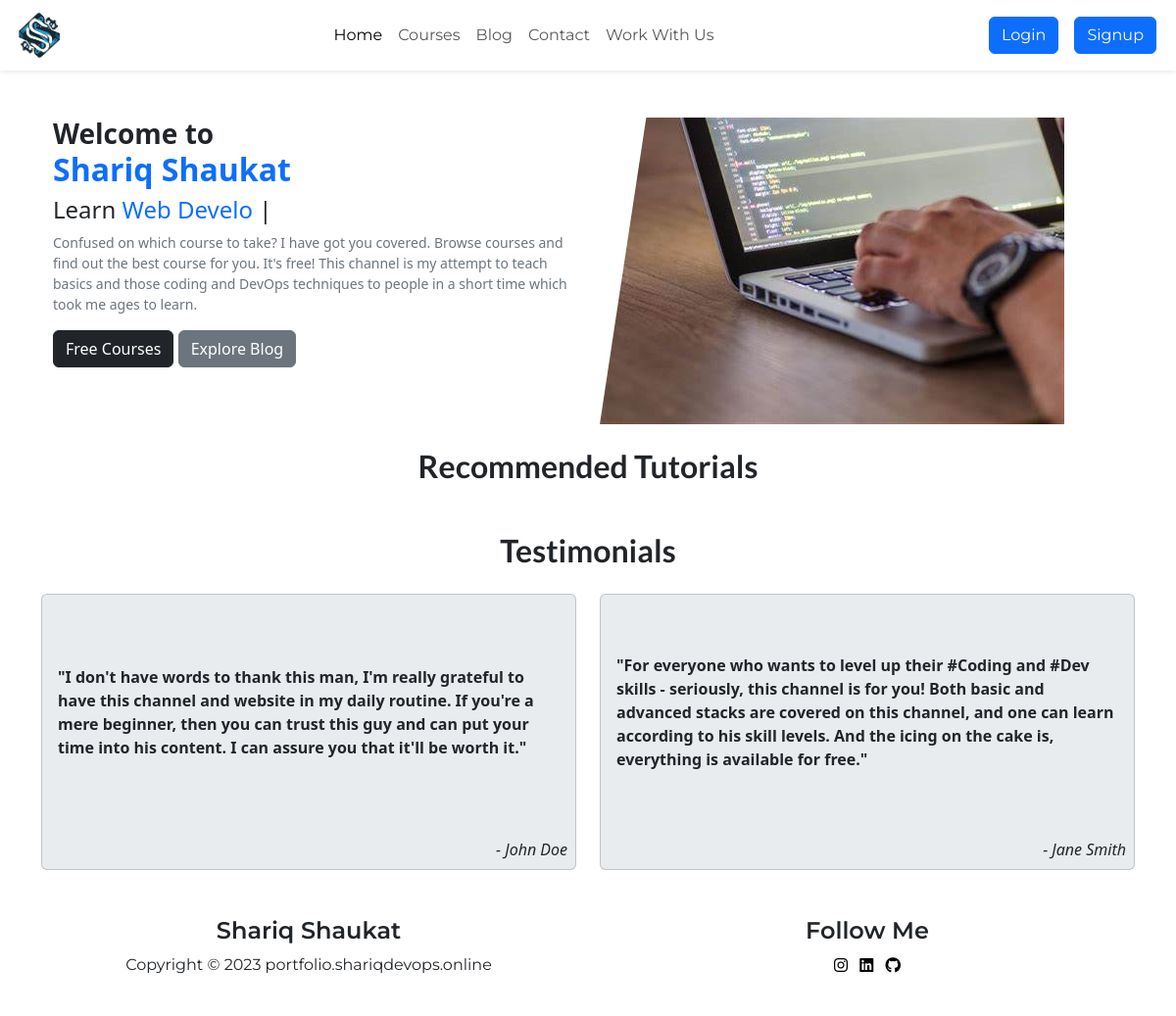
/, run on an earlier commit of the app's database.
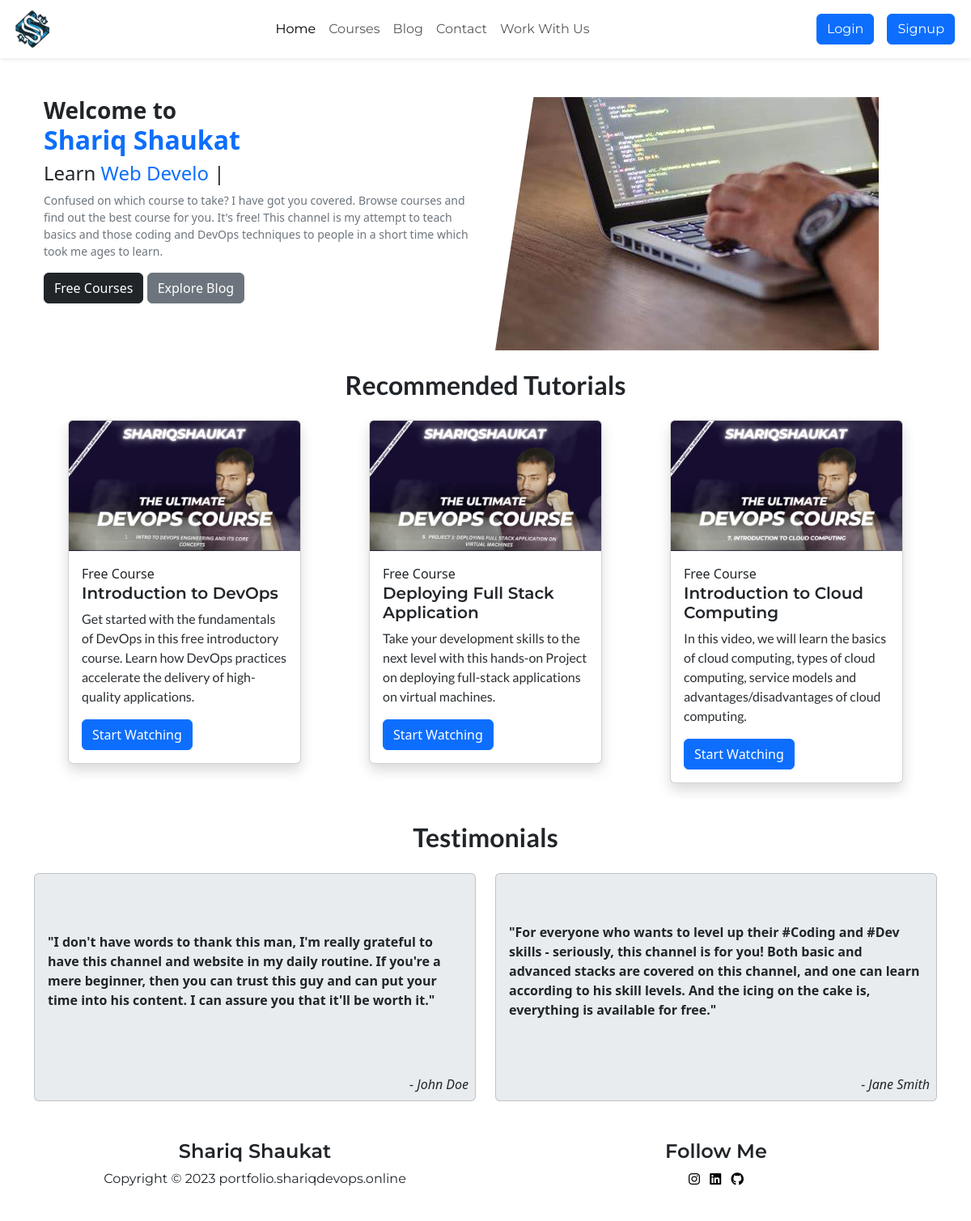
And on a later commit of the database.
### myapp/models.py (models this page shows, shortened)
class Caraousel(models.Model):
    image = models.ImageField(upload_to='carousel_images')

class RCourse(models.Model):
    title = models.CharField(max_length=100)
    description = models.TextField()
    recommended = models.BooleanField(default=False)  # Add this field
    image = models.ImageField(upload_to='rcourse_images')
    video_link = models.CharField(max_length=200, default='')  # Add this field for video links
    overview = models.TextField(blank=True)
    q_and_a = models.TextField(blank=True)
    announcements = models.TextField(blank=True)

### myapp/views.py (the view)
# urls.py: path('',views.index,name='index'),
def index(request):
    recommended_courses = RCourse.objects.filter(recommended=True)
    caraousel = Caraousel.objects.all()  # Retrieve the first image from the Caraousel model
    return render(request, 'index.html', {'recommended_courses': recommended_courses, 'caraousel': caraousel})

### myapp/templates/index.html (shortened to what this page needs)
{% extends 'base.html' %}
{% block body %}
{% load static %}
<div class="container">
    <div class="row m-auto mt-5">
      <div class="col mx-auto text-center text-lg-start">
        <h2 class="fs-3 fw-semibold md:fs-4">
          Welcome to <br>
          <span class="text-primary fs-2">
            Shariq Shaukat
          </span>
        </h2>
        <h4 class="text-xl font-semibold text-gray-800 md:text-2xl dark:text-white">
          Learn <span id="animatedText" class="text-primary">Anything</span>
          <span id="animatedCursor" aria-hidden="true" >|</span></span>
        </h4>
        <p class="mt-2 small text-secondary">Confused on which course to take? I have got you covered. Browse courses and find out the best course for you. It's free! This channel is my attempt to teach basics and those coding and DevOps techniques to people in a short time which took me ages to learn.</p>
        <a href="{% url "courses" %}" type="button" class="btn btn-dark mb-2">Free Courses</a>
        <button type="button" class="btn btn-secondary mb-2">Explore Blog</button>
      </div>
      <div class="col m-auto d-none d-lg-block lg:w-1/2">
        {% for image in caraousel %}
          <img src="{{ image.image.url }}" alt="" style="clip-path:polygon(10% 0px, 100% 0%, 100% 100%, 0px 100%)" class="img-fluid">
        {% endfor %}
      </div>
    </div>
<h2 class="fs-2 fw-semibold text-center justify-content-center m-4" style="font-family: 'Lato', sans-serif;
">Recommended Tutorials</h2>
<div class="row justify-content-center m-auto">
  {% for course in recommended_courses %}
    <div class="col-md-4 mb-4">
      <div class="card shadow m-auto" style="width: 18rem;">
        <img src="{{ course.image.url }}" class="card-img-top" alt="{{ course.title }}">
        <div class="card-body">
          <span class="fw-light fs-6">Free Course</span>
          <h5 class="card-title fw-semibold" style="font-family: 'Montserrat', sans-serif;">{{ course.title }}</h5>
          <p class="card-text text-secondary-emphasis fw-medium" style="font-family: 'Lato', sans-serif;">{{ course.description }}</p>
          <a href="{% url 'watch_course' course.title %}" class="btn btn-primary">Start Watching</a>
        </div>
      </div>
    </div>
  {% endfor %}
</div>
<h2 class="fs-2 fw-semibold text-center justify-content-center m-4" style="font-family: 'Lato', sans-serif;
">Testimonials</h2>
<div class="row">
  <div class="col-md-6">
    <div class="card mb-4 bg-body-secondary text-emphasis-light" >
      <div class="card-body d-flex flex-column justify-content-center" style="height: 15rem;">
        <p class="card-text fw-semibold">"I don't have words to thank this man, I'm really grateful to have this channel and website in my daily routine. If you're a mere beginner, then you can trust this guy and can put your time into his content. I can assure you that it'll be worth it."</p>
      </div>
      <p class="card-text text-end m-2"><em>- John Doe</em></p>
    </div>
  </div>
  <div class="col-md-6">
    <div class="card mb-4 bg-body-secondary text-emphasis-light">
      <div class="card-body d-flex flex-column justify-content-center" style="height: 15rem;">
        <p class="card-text fw-semibold">"For everyone who wants to level up their #Coding and #Dev skills - seriously, this channel is for you! Both basic and advanced stacks are covered on this channel, and one can learn according to his skill levels. And the icing on the cake is, everything is available for free."</p>
      </div>
      <p class="card-text text-end m-2"><em>- Jane Smith</em></p>
    </div>
  </div>
</div>
</div>
{% endblock body %}

### myapp/templates/base.html (shortened to what this page needs)
<!doctype html>
<html lang="en">
  <head>
    <link href="https://cdn.jsdelivr.net/npm/bootstrap@5.3.2/dist/css/bootstrap.min.css" rel="stylesheet">
    <link rel="stylesheet" href="https://cdnjs.cloudflare.com/ajax/libs/font-awesome/6.2.0/css/all.min.css">
  </head>
  <body class="d-flex flex-column min-vh-100">
    <nav class="navbar navbar-expand-lg shadow-sm" style="background-color: #ffffff;">
        <div class="container-fluid">
      {% load static %}
          <img src="{% static "img/logo_web.png" %}" style="height: 56px;" alt="LOGO">
          <div class="collapse navbar-collapse" id="navbarSupportedContent">
            <ul class="navbar-nav m-auto mb-2 mb-lg-0">
              <li class="nav-item">
                <a class="nav-link active" aria-current="page" href="{% url 'index' %}" style="font-family: 'Montserrat', sans-serif;">Home</a>
              </li>
              <li class="nav-item">
                <a class="nav-link" href="{% url 'courses' %}" style="font-family: 'Montserrat', sans-serif;">Courses</a>
              </li>
              <li class="nav-item">
                <a class="nav-link" href="#" style="font-family: 'Montserrat', sans-serif;">Blog</a>
              </li>
              <li class="nav-item">
                <a class="nav-link" href="{% url 'contact' %}" style="font-family: 'Montserrat', sans-serif;">Contact</a>
              </li>
              <li class="nav-item">
                <a class="nav-link" href="{% url 'workwithus' %}" style="font-family: 'Montserrat', sans-serif;">Work With Us</a>
              </li>
            </ul>
            {% if user.is_authenticated %}
            <span class="navbar-text mx-2" style="font-family: 'Montserrat', sans-serif;">Welcome, {{ user.username }}</span>
            <a href="{% url 'logout' %}" type="button" class="btn btn-primary mx-2" style="font-family: 'Montserrat', sans-serif;">Logout</a>
          {% else %}
            <a href="{% url 'login' %}" type="button" class="btn btn-primary mx-2" style="font-family: 'Montserrat', sans-serif;">Login</a>
            <a href="{% url 'signup' %}" type="button" class="btn btn-primary mx-2" style="font-family: 'Montserrat', sans-serif;">Signup</a>
  {% endif %}
          </div>
        </div>
      </nav>
        {% block body %}{% endblock body %}
      <footer class="text-center shadow-sm" style="background-color: #ffffff;">
        <div class="container py-4">
          <div class="row">
            <div class="col">
              <h4 class="fw-semibold" style="font-family: 'Montserrat', sans-serif;">Shariq Shaukat</h4>
              <p style="font-family: 'Montserrat', sans-serif;">Copyright &copy; 2023 portfolio.shariqdevops.online</p>
            </div>
            <div class="col">
              <h4 class="fw-semibold" style="font-family: 'Montserrat', sans-serif;">Follow Me</h4>
              <ul class="list-unstyled list-inline social-icons">
                <li class="list-inline-item">
                  <a href="https://www.instagram.com/itx_shariq" target="_blank" title="Instagram">
                    <i class="fa-brands fa-instagram" style="color: #000000;"></i>
                  </a>
                </li>
                <li class="list-inline-item">
                  <a href="https://www.linkedin.com/in/shariq-shaukat786" target="_blank" title="LinkedIn">
                    <i class="fa-brands fa-linkedin" style="color: #000000;"></i>
                  </a>
                </li>
                <li class="list-inline-item">
                  <a href="https://www.github.com/shariqazeem" target="_blank" title="GitHub">
                    <i class="fa-brands fa-github" style="color: #000000;"></i>
                  </a>
                </li>
              </ul>
            </div>
          </div>
        </div>
      </footer>
  </body>
</html>

### myapp/templates/index.html (style rules this page uses)
#animatedCursor { animation: blink 1s infinite; }

What changed in the data, as far as the page shows it:
now on this page (row edited): RCourse: image (picture), title "Introduction to DevOps", description "Get started with the fundamentals of DevOps in this free introductory course. Learn how DevOps practices accelerate the delivery of high-quality applications."
now on this page (row edited): RCourse: image (picture), title "Deploying Full Stack Application", description "Take your development skills to the next level with this hands-on Project on deploying full-stack applications on virtual machines."
added RCourse: image (picture), title "Introduction to Cloud Computing", description "In this video, we will learn the basics of cloud computing, types of cloud computing, service models and advantages/disadvantages of cloud computing."
